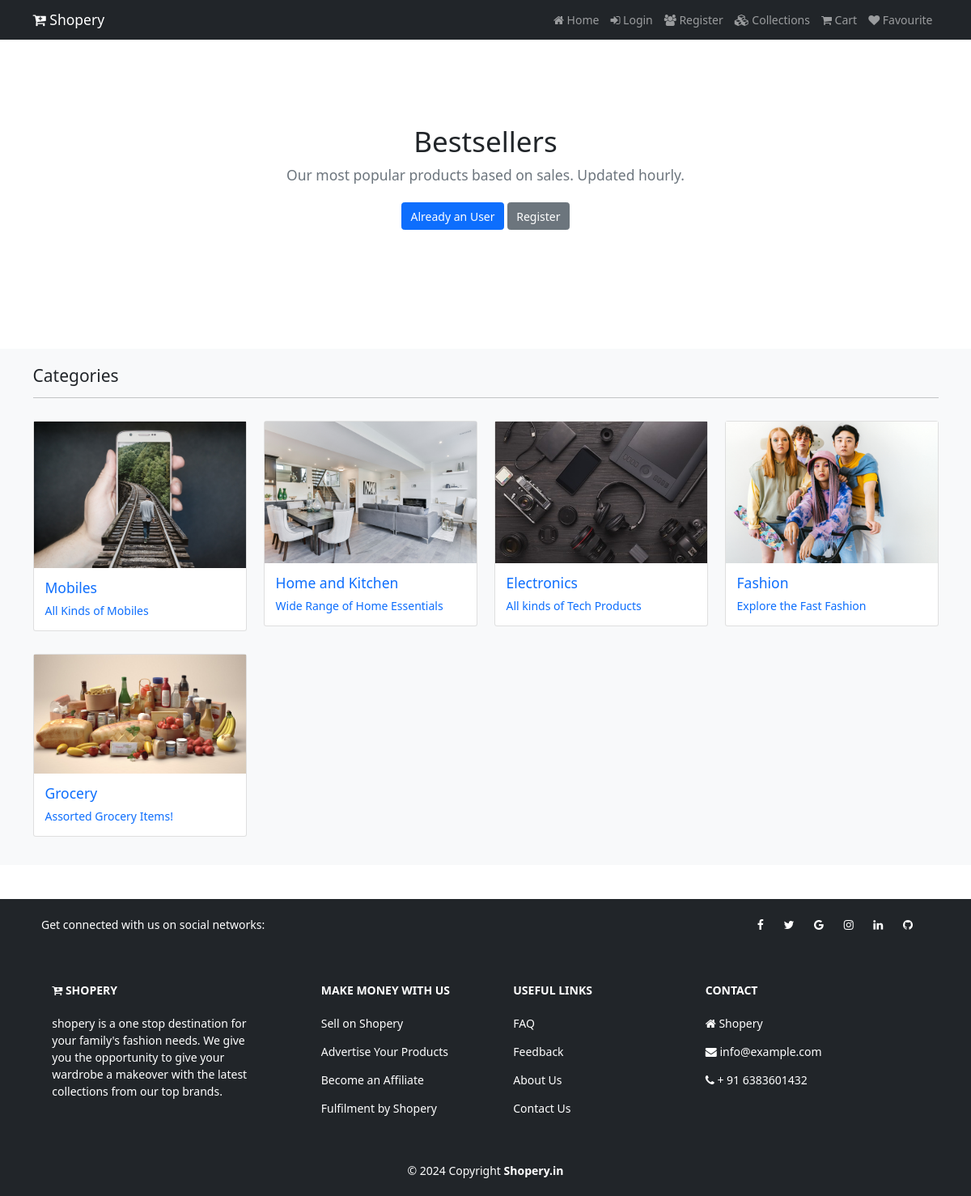
The page /collections on the database its author committed.
### shop/models.py (models this page shows, shortened)
class Catagory(models.Model):
    name=models.CharField(max_length=150, null = False, blank=False)
    image = models.ImageField(upload_to = getFileName, null = True, blank=True)
    description=models.TextField(max_length=500, null = False, blank = False)
    status = models.BooleanField(default=False, help_text="0-show, 1-Hidden")
    created_at = models.DateTimeField(auto_now_add=True)  # to ack when this category model is created

### shop/views.py (the view)
# urls.py: path('collections',views.collections, name = "collections" ),
def collections(request):
     catagory=Catagory.objects.filter(status=0)
     return render(request, "shop/collections.html", {"catagory":catagory})

### shop/templates/shop/collections.html (shortened to what this page needs)
{% extends 'shop/layouts/main.html' %}
{% block content %}
<section class="py-5 text-center container" style="margin-top: 70px;">
    <div class="row py-lg-5">
        <div class="col-lg-6 col-md-8 mx-auto">
            <h1 class="fw-light">Bestsellers</h1>
            <p class="lead text-muted">Our most popular products based on sales. Updated hourly.</p>
            <p>
                <a href="{% url 'login' %}" class="btn btn-primary my-2">Already an User</a>
                <a href="{% url 'register' %}" class="btn btn-secondary my-2">Register</a>
            </p>
        </div>
    </div>
</section>
<section class="bg-light py-4 my-5" style="min-height:600px;">
    <div class="container">
        <div class="row">
            <div class="col-12">
                <h4 class="mb-3">Categories</h4>
                <hr style="border-color:#b8bfc2;">
            </div>
            {% for item in catagory %}
            <div class="col-md-4 col-lg-3">
                <div class="card my-3 ">
                    <img src="{{item.image.url}}" height="auto"  class="card-image-top " alt="Categories" >
                    <a href="{% url 'collections' item.name %}" style="text-decoration: none;">
                        <div class="card-body">
                            <h5 class="card-title text-primary">{{ item.name }}</h5>
                            <p class="card-text">{{ item.description }}</p>
                        </div>
                    </a>
                </div>
            </div>
            {% endfor %}
        </div>
    </div>
</section>
{% endblock content %}

### static/css/style.css (style rules this page uses)
html { font-size: 14px; }
a { text-decoration: none; }

### rows shown on the page
Catagory: image (picture), name "Mobiles", description "All Kinds of Mobiles"
Catagory: image (picture), name "Home and Kitchen", description "Wide Range of Home Essentials"
Catagory: image (picture), name "Electronics", description "All kinds of Tech Products"
Catagory: image (picture), name "Fashion", description "Explore the Fast Fashion"
Catagory: image (picture), name "Grocery", description "Assorted Grocery Items!"
